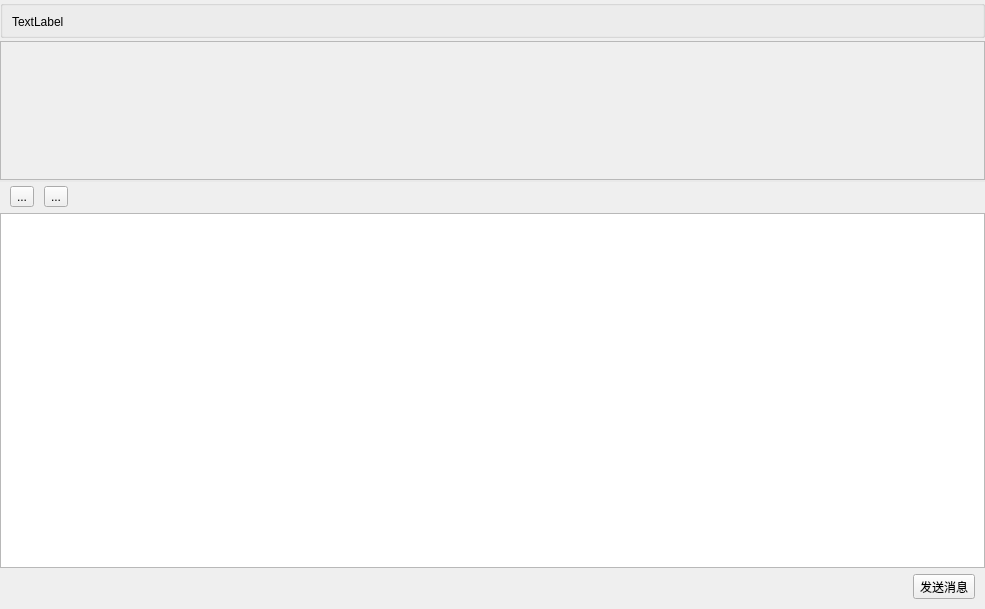
<?xml version="1.0" encoding="UTF-8"?>
<ui version="4.0">
 <class>chatList_Main</class>
 <widget class="QWidget" name="chatList_Main">
  <property name="geometry">
   <rect>
    <x>0</x>
    <y>0</y>
    <width>985</width>
    <height>609</height>
   </rect>
  </property>
  <property name="windowTitle">
   <string>Form</string>
  </property>
  <layout class="QVBoxLayout" name="verticalLayout_3">
   <property name="leftMargin">
    <number>0</number>
   </property>
   <property name="topMargin">
    <number>0</number>
   </property>
   <property name="rightMargin">
    <number>0</number>
   </property>
   <property name="bottomMargin">
    <number>0</number>
   </property>
   <item>
    <widget class="QSplitter" name="splitter">
     <property name="styleSheet">
      <string notr="true">QSplitter::handle{
background-color: #E9E9E9;
height: 6px;
}</string>
     </property>
     <property name="orientation">
      <enum>Qt::Vertical</enum>
     </property>
     <property name="opaqueResize">
      <bool>true</bool>
     </property>
     <property name="handleWidth">
      <number>2</number>
     </property>
     <property name="childrenCollapsible">
      <bool>true</bool>
     </property>
     <widget class="QWidget" name="widget" native="true">
      <layout class="QVBoxLayout" name="verticalLayout_2">
       <property name="spacing">
        <number>3</number>
       </property>
       <property name="topMargin">
        <number>0</number>
       </property>
       <item>
        <widget class="QGroupBox" name="groupBox">
         <property name="title">
          <string/>
         </property>
         <layout class="QHBoxLayout" name="horizontalLayout_3">
          <property name="topMargin">
           <number>9</number>
          </property>
          <property name="bottomMargin">
           <number>6</number>
          </property>
          <item>
           <widget class="QLabel" name="labelContactNickname">
            <property name="text">
             <string>TextLabel</string>
            </property>
           </widget>
          </item>
         </layout>
        </widget>
       </item>
       <item>
        <widget class="QScrollArea" name="scrollArea">
         <property name="widgetResizable">
          <bool>true</bool>
         </property>
         <widget class="QWidget" name="scrollAreaWidgetContents">
          <property name="geometry">
           <rect>
            <x>0</x>
            <y>0</y>
            <width>965</width>
            <height>136</height>
           </rect>
          </property>
         </widget>
        </widget>
       </item>
      </layout>
     </widget>
     <widget class="QWidget" name="widget_4" native="true">
      <layout class="QVBoxLayout" name="verticalLayout">
       <property name="topMargin">
        <number>4</number>
       </property>
       <property name="bottomMargin">
        <number>0</number>
       </property>
       <item>
        <widget class="QWidget" name="widget_3" native="true">
         <property name="layoutDirection">
          <enum>Qt::RightToLeft</enum>
         </property>
         <layout class="QHBoxLayout" name="horizontalLayout">
          <property name="spacing">
           <number>10</number>
          </property>
          <property name="leftMargin">
           <number>10</number>
          </property>
          <property name="topMargin">
           <number>0</number>
          </property>
          <property name="rightMargin">
           <number>0</number>
          </property>
          <property name="bottomMargin">
           <number>0</number>
          </property>
          <item>
           <spacer name="horizontalSpacer">
            <property name="orientation">
             <enum>Qt::Horizontal</enum>
            </property>
            <property name="sizeHint" stdset="0">
             <size>
              <width>40</width>
              <height>20</height>
             </size>
            </property>
           </spacer>
          </item>
          <item>
           <widget class="QToolButton" name="btn_img">
            <property name="text">
             <string>...</string>
            </property>
            <property name="icon">
             <iconset resource="../../../src/resources/Resource.qrc">
              <normaloff>:/svg/image_24.svg</normaloff>:/svg/image_24.svg</iconset>
            </property>
            <property name="iconSize">
             <size>
              <width>24</width>
              <height>24</height>
             </size>
            </property>
           </widget>
          </item>
          <item>
           <widget class="QToolButton" name="btn_file">
            <property name="text">
             <string>...</string>
            </property>
            <property name="icon">
             <iconset resource="../../../src/resources/Resource.qrc">
              <normaloff>:/svg/open_file_24.svg</normaloff>:/svg/open_file_24.svg</iconset>
            </property>
            <property name="iconSize">
             <size>
              <width>24</width>
              <height>24</height>
             </size>
            </property>
           </widget>
          </item>
         </layout>
        </widget>
       </item>
       <item>
        <widget class="QPlainTextEdit" name="plainTextEdit"/>
       </item>
       <item>
        <widget class="QWidget" name="widget_2" native="true">
         <layout class="QHBoxLayout" name="horizontalLayout_2">
          <property name="spacing">
           <number>3</number>
          </property>
          <property name="leftMargin">
           <number>10</number>
          </property>
          <property name="topMargin">
           <number>0</number>
          </property>
          <property name="rightMargin">
           <number>10</number>
          </property>
          <property name="bottomMargin">
           <number>10</number>
          </property>
          <item>
           <spacer name="horizontalSpacer_2">
            <property name="orientation">
             <enum>Qt::Horizontal</enum>
            </property>
            <property name="sizeHint" stdset="0">
             <size>
              <width>40</width>
              <height>20</height>
             </size>
            </property>
           </spacer>
          </item>
          <item>
           <widget class="QToolButton" name="btn_pushMsg">
            <property name="text">
             <string>发送消息</string>
            </property>
           </widget>
          </item>
         </layout>
        </widget>
       </item>
      </layout>
     </widget>
    </widget>
   </item>
  </layout>
 </widget>
 <resources>
  <include location="../../../src/resources/Resource.qrc"/>
 </resources>
 <connections/>
</ui>
